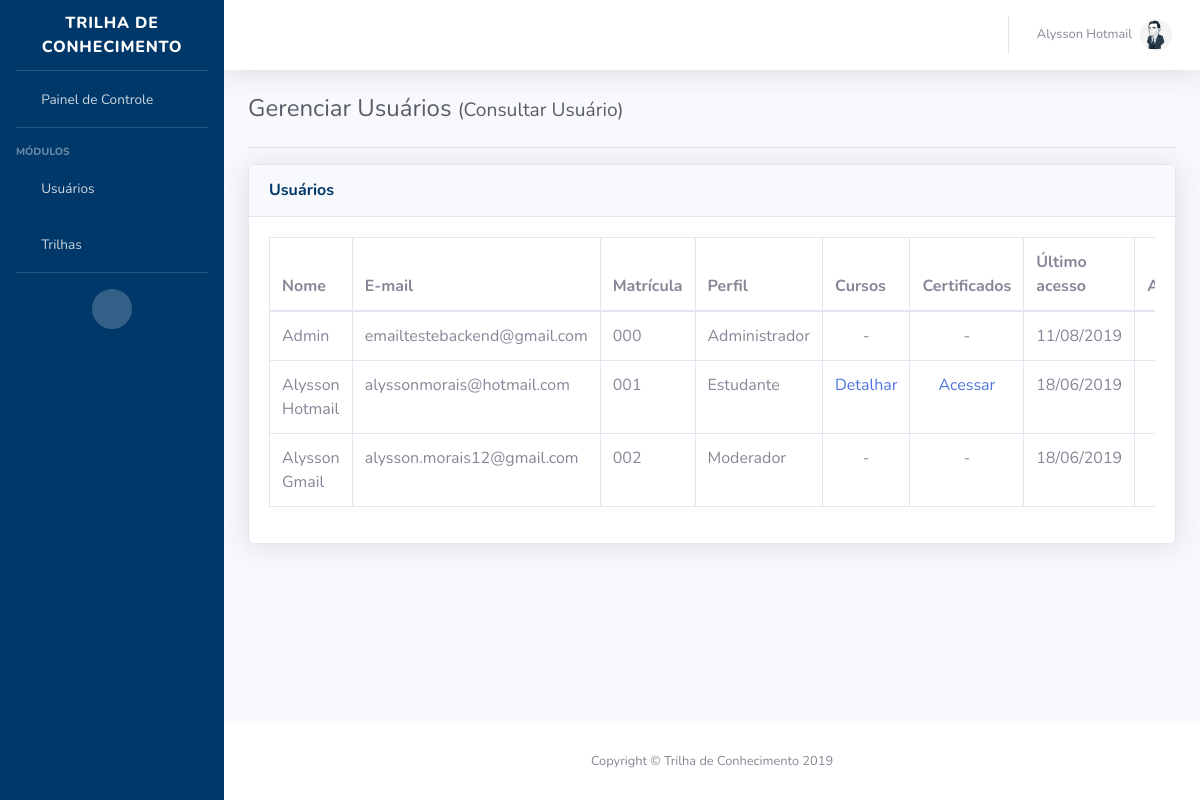
The app's page /trilhas/consultar_usuarios/ (signed in) with its own data.
### appTrilhas/models.py (models this page shows, shortened)
class User(AbstractUser):
    matricula = models.CharField(max_length=10, unique=True)
    ativo = models.BooleanField(default=False)
    username = models.CharField(max_length=10, blank=True)
    email = models.EmailField(max_length=70, unique=True)
    name = models.CharField(max_length=130, blank=False, null=False)
    data_nascimento = models.DateField(null=True)
    genero = models.CharField(max_length=15, choices=(('F', 'Feminino'), ('M', 'Masculino'), ('O', 'Outros')))
    role = models.CharField(max_length=20,
                            choices=(('Administrador', 'Administrador'),
                                     ('Estudante', 'Estudante'),
                                     ('Moderador', 'Moderador')),
                            default='Estudante', null=False)
    imagem = ProcessedImageField(upload_to='usuarios', processors=[ResizeToFit(200, 200)], null=True, blank=True)
    cursoLink = models.ManyToManyField('LinkCurso', through='User_Link', related_name='users')
    trilhaProgresso = models.ManyToManyField('Trilha', through='Trilha_User', related_name='users')
    trilha = models.ManyToManyField(Trilha)
    USERNAME_FIELD = 'matricula'
    REQUIRED_FIELDS = ['username', 'email', 'name', 'role']

### appTrilhas/views.py (the view)
# urls.py: path('consultar_usuarios/', consultar_users, name='consultar_users'),
@login_required()
def consultar_users(request):
    users = User.objects.all()
    return render(request, "_admin-consultar-usuario.html", {'users': users})

### templates/_admin-consultar-usuario.html (shortened to what this page needs)
{% extends "_base.html" %}
{% block content %}
        <div class="container-fluid">
          <h1 class="h4 mb-4 text-gray-800">Gerenciar Usuários <small>(Consultar Usuário)</small></h1>
          <hr>
          <div class="card shadow mb-4">
            <div class="card-header py-3">
              <h6 class="m-0 font-weight-bold text-std">Usuários</h6>
            </div>
            <div class="card-body">
              <div class="table-responsive">
                <table class="table table-bordered" id="dataTable" width="100%" cellspacing="0">
                  <thead>
                    <tr>
                      <th>Nome</th>
                      <th>E-mail</th>
                      <th>Matrícula</th>
                      <th>Perfil</th>
                      <th>Cursos</th>
                      <th>Certificados</th>
                      <th>Último acesso</th>
                      <th>Ações</th>
                    </tr>
                  </thead>
                  <tbody>
                  {% for user in users %}
                    <tr>
                      <td>{{ user.name }}</td>
                      <td>{{ user.email }}</td>
                      <td>{{ user.matricula }}</td>
                      <td>{{ user.role }}</td>
                      {% if user.role == 'Estudante' and request.user.matricula == user.matricula %}
                        <td style="text-align: center"><a href="{% url 'user_link_curso' user.pk %}">Detalhar</a></td>
                        <td style="text-align: center"><a href="{% url 'user_lista_certificados' user.pk %}">Acessar</a></td>
                      {% elif user.role == 'Estudante' and request.user.role != 'Estudante' %}
                        <td style="text-align: center"><a href="{% url 'user_link_curso' user.pk %}">Detalhar</a></td>
                        <td style="text-align: center"><a href="{% url 'user_lista_certificados' user.pk %}">Acessar</a></td>
                      {% else %}
                        <td style="text-align: center">-</td>
                        <td style="text-align: center">-</td>
                      {% endif %}
                      {% if user.last_login %}
                        <td style="text-align: center">{{ user.last_login | date:"d/m/Y" }}</td>
                      {% else %}
                        <td style="text-align: center">-</td>
                      {% endif %}
                      <td style="text-align: center">
                      </td>
                    </tr>
                  {% endfor %}
                  </tbody>
                </table>
              </div>
            </div>
          </div>
        </div>
      </div>
{% endblock %}

### templates/_base.html (shortened to what this page needs)
<!DOCTYPE html>
{% load static %}
<html lang="pt-br">
<head>
  <link href="{% static 'vendor/fontawesome-free/css/all.min.css' %}" rel="stylesheet" type="text/css">
  <link href="{% static 'css/sb-admin-2.css' %}" rel="stylesheet">
  <link rel="stylesheet" type="text/css" href="{% static 'css/estilo-dashboard-admin.css' %}">
  <link href="{% static 'vendor/datatables/dataTables.bootstrap4.min.css' %}" rel="stylesheet">
</head>
<body id="page-top">
  <div id="wrapper">
    <ul class="navbar-nav bg-gradient-primary sidebar sidebar-dark accordion" id="accordionSidebar">
      <a class="sidebar-brand d-flex align-items-center justify-content-center" href="{% url 'admin_painel' %}">
        <div class="sidebar-brand-text mx-3">Trilha de Conhecimento</div>
      </a>
      <hr class="sidebar-divider my-0">
      <li class="nav-item">
        <a class="nav-link" href="{% url 'admin_painel' %}">
          <i class="fas fa-fw fa-tachometer-alt"></i>
          <span>Painel de Controle</span></a>
      </li>
      <hr class="sidebar-divider">
      <div class="sidebar-heading">
        Módulos
      </div>
      <li class="nav-item">
        <a class="nav-link collapsed" href="#" data-toggle="collapse" data-target="#collapseTwo" aria-expanded="true" aria-controls="collapseTwo">
          <i class="fas fa-fw fa-user-friends"></i>
          {% if request.user.role == 'Administrador' %}
            <span>Gerenciar Usuários</span>
          {% else %}
            <span>Usuários</span>
          {% endif %}
        </a>
      </li>
      <li class="nav-item">
        <a class="nav-link collapsed" href="#" data-toggle="collapse" data-target="#collapseThree" aria-expanded="true" aria-controls="collapseThree">
          <i class="fas fa-fw fa-tree"></i>
          {% if request.user.role == 'Administrador' %}
            <span>Gerenciar Trilhas</span>
          {% else %}
            <span>Trilhas</span>
          {% endif %}
        </a>
      </li>
      <hr class="sidebar-divider d-none d-md-block">
      <div class="text-center d-none d-md-inline">
        <button class="rounded-circle border-0" id="sidebarToggle"></button>
      </div>
    </ul>
    <div id="content-wrapper" class="d-flex flex-column">
      <div id="content">
        <nav class="navbar navbar-expand navbar-light bg-white topbar mb-4 static-top shadow">
          <ul class="navbar-nav ml-auto">
            <li class="nav-item dropdown no-arrow">
              <a class="nav-link dropdown-toggle" href="#" id="userDropdown" role="button" data-toggle="dropdown" aria-haspopup="true" aria-expanded="false">
                <span class="mr-2 d-none d-lg-inline text-gray-600 small"> {{ request.user.name }} </span>
                {% if request.user.imagem %}
                  <img src="{{ request.user.imagem.url }}" class="img-profile rounded-circle" alt="imagem de perfil"/>
                {% else %}
                  <img src="{% static 'img/default_profile.png' %}" class="img-profile rounded-circle" alt="imagem de perfil"/>
                {% endif %}
              </a>
            </li>
          </ul>
        </nav>
          {% block content %} {% endblock %}
      <footer class="sticky-footer bg-white">
        <div class="container my-auto">
          <div class="copyright text-center my-auto">
            <span>Copyright &copy; Trilha de Conhecimento 2019</span>
          </div>
        </div>
      </footer>
    </div>
  </div>
</body>
</html>

### static/css/estilo-dashboard-admin.css (style rules this page uses)
.text-std { color: #003869; }

### records on screen
User: user.name "Alysson Hotmail", user.imagem (picture), name "Alysson Hotmail", email "alyssonmorais@hotmail.com", matricula "001", role "Estudante", shows "Detalhar", last_login "18/06/2019"
User: name "Admin", email "emailtestebackend@gmail.com", matricula "000", role "Administrador", last_login "11/08/2019"
User: name "Alysson Gmail", email "alysson.morais12@gmail.com", matricula "002", role "Moderador", last_login "18/06/2019"
